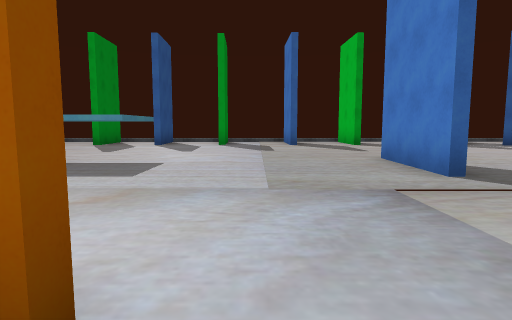
view 1 (above)

23 first-person views from a walk through a scene from a Unity 3-D project. The camera is 1.4 m above the floor, tilts 6° down and sees 75° across. The floor is counted in squares, 2 m on a side. Each view is taken from the middle of a square. On the plan, view 1 faces up. The plan holds only what a view shows up to about 10 squares ahead; the rest is blank. The place goes on beyond the plan. Some surface patterns are stand-ins.

view 2
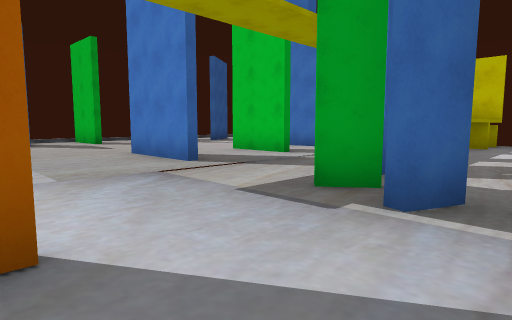

view 3
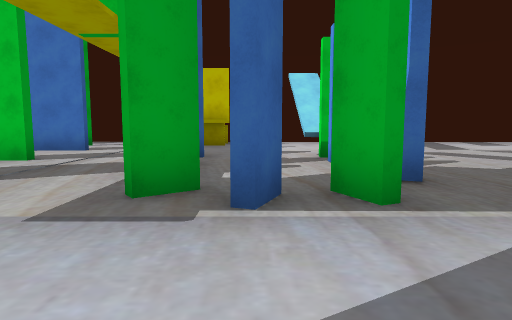

view 4
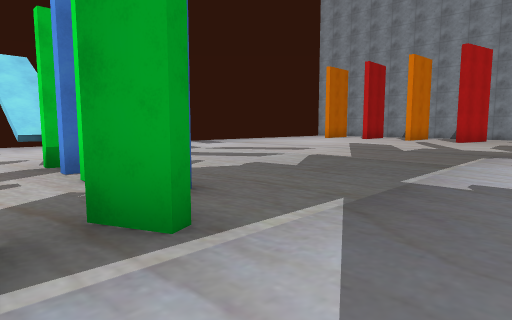

view 5
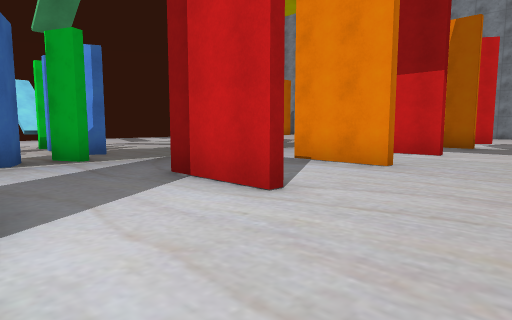

view 6
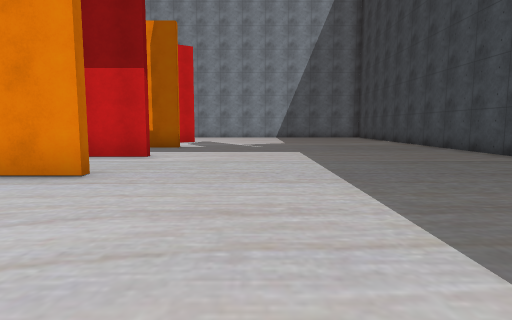

view 7
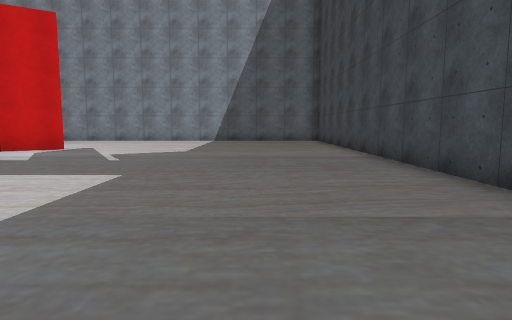

view 8
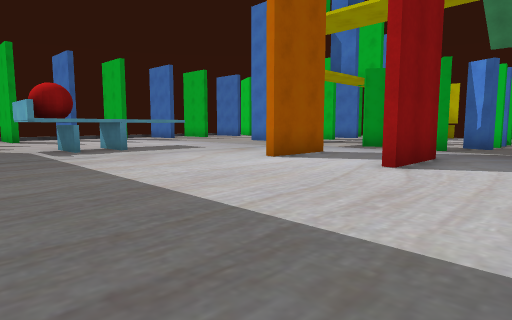

view 9
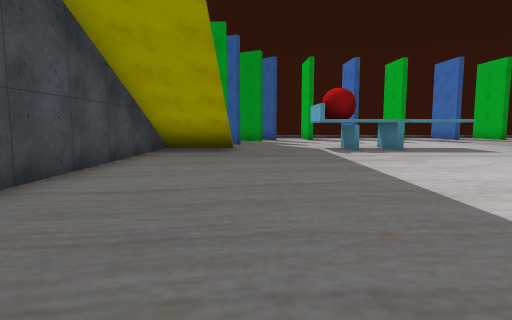

view 10
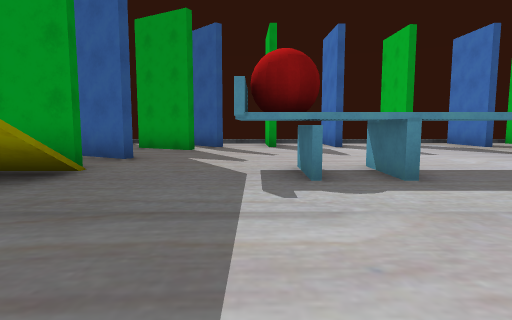

view 11
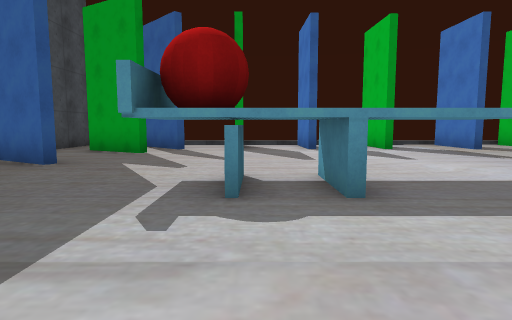

view 12
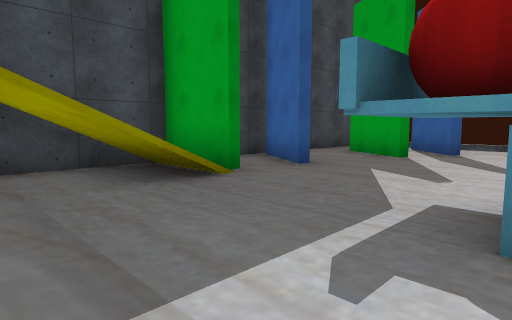

view 13
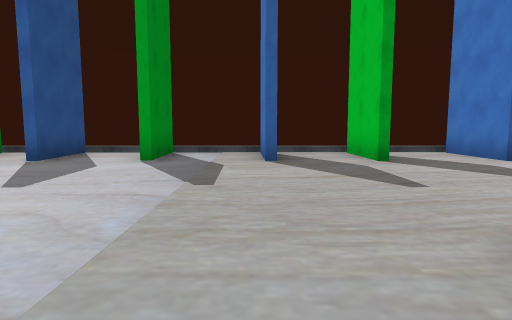

view 14
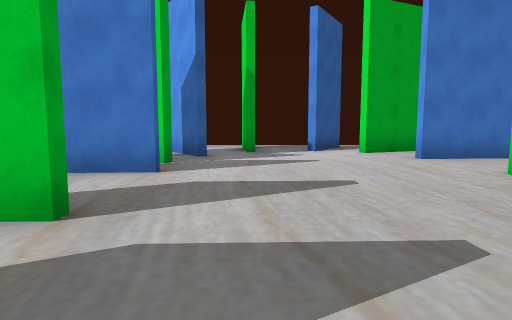

view 15
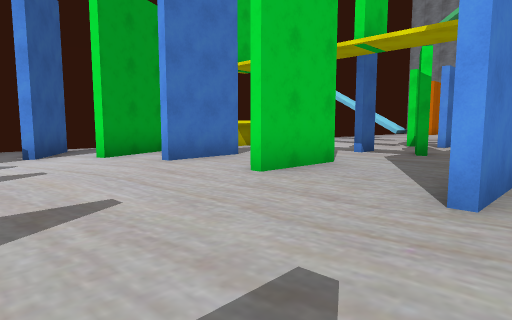

view 16
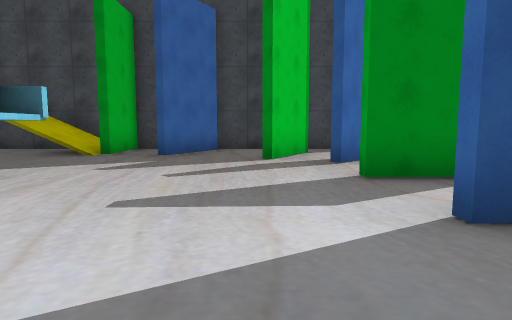

view 17
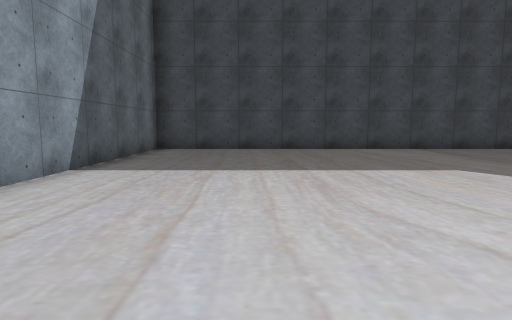

view 18
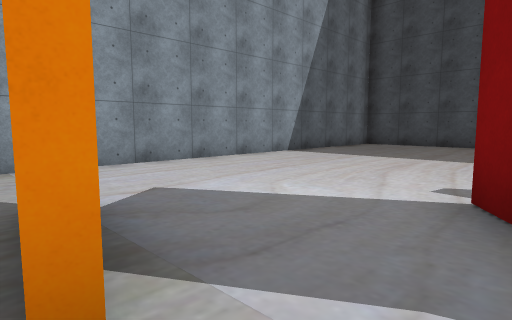

view 19
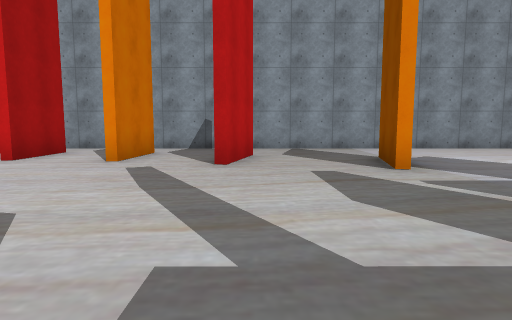

view 20
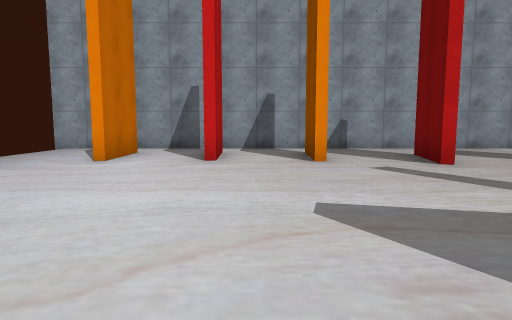

view 21
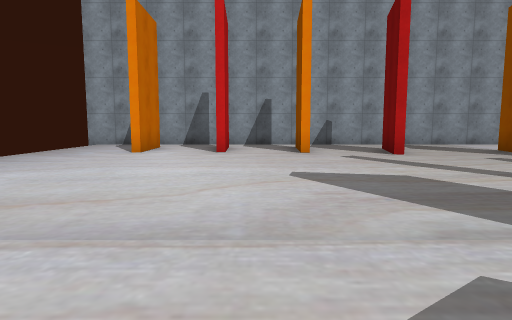

view 22
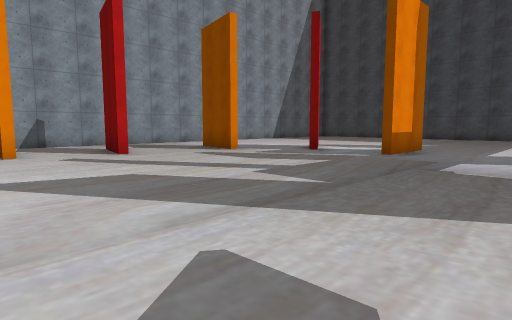

view 23
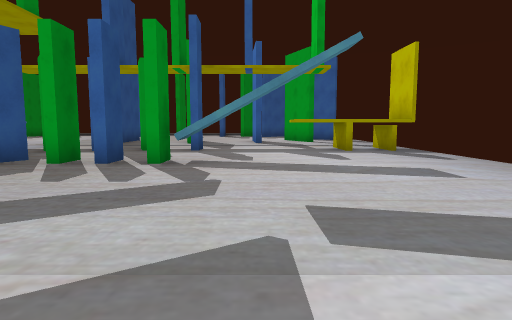

### Floor plan
Key: @ floor where view 1 was taken; # wall or solid block; x gap in a wall; . main floor; - floor 0.25 m lower than the main floor; / step, stairs or slope; ^ raised ledge; B red ball.
Columns run from 11 left of view 1 to 13 right of it. Each row starts with its distance up from view 1.
 14         # #    # #
 13    x..#.#.#.#..#.#
 12 #..#..#.#.#.#..#.#####
 11 #.##...................
 10 #....................##
  9 ##......................
  8 ###..................##.
  7 #....................#..
  6 ###..B###.....#..#.#.#
  5 #/#...........#..#.#.
  4 #//..................
  3 #..................
  2 #................#...###
  1 #........##...#.#....###-
  0 #..........@.#..........-
 -1  ............#....^.....-
 -2  ........##...#.#.^.....-
 -3   ......................
 -4    ....................
 -5   .......##............
 -6  .........  ..........
 -7  ........## .........
 -8 #...................
 -9 #....................
-10 #........##...........
-11 #.....................
-12 #......................
-13 #........##.............
-14 #.......................-
-15 #...........#..#........-
-16 #...........#..#.#.#.#..-
-17 #................#.#.#..-
-18 #.......................-
-19 ########################x

Where each view was taken, in squares from view 1:
view 1: 0 up, 0 right, facing up
view 2: 1 down, 1 left, facing up-right
view 3: 0 up, 1 left, facing right
view 4: 0 up, 0 right, facing down-right
view 5: 1 up, 5 left, facing down-right
view 6: 0 up, 5 left, facing down
view 7: 4 down, 8 left, facing down
view 8: 4 down, 8 left, facing up-right
view 9: 4 down, 8 left, facing up
view 10: 1 up, 6 left, facing up
view 11: 2 up, 5 left, facing up
view 12: 3 up, 5 left, facing up-left
view 13: 5 up, 1 right, facing up
view 14: 10 up, 1 right, facing right
view 15: 10 up, 2 right, facing down-right
view 16: 10 up, 1 left, facing left
view 17: 16 down, 1 left, facing left
view 18: 13 down, 1 right, facing down-left
view 19: 9 down, 3 right, facing down
view 20: 9 down, 7 right, facing down
view 21: 7 down, 7 right, facing down
view 22: 7 down, 7 right, facing down-left
view 23: 8 down, 8 right, facing up
